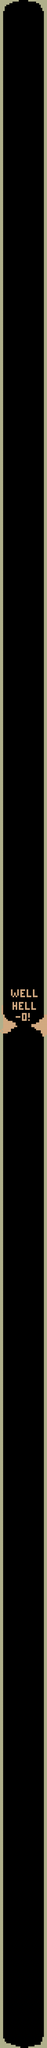

Rendered tile map (Tiled .tmx) drawn with the repository's tilesets; below, a short description and the map source with its tile grids summarised:
An orthogonal 30x1300 tile map with 32x32 px tiles, 1 tile layer (sides), 3 tilesets and 161 objects (polygon).

<map version="1.0" orientation="orthogonal" width="30" height="1300" tilewidth="32" tileheight="32">
 <tileset firstgid="1" source="desert.tsx" />
 <tileset firstgid="49" name="soul2" tilewidth="70" tileheight="122">
  <image source="soul2.png" width="70" height="122" />
 </tileset>
 <tileset firstgid="50" name="soul3" tilewidth="32" tileheight="56">
  <tileoffset x="32" y="56" />
  <image source="soul3.png" width="32" height="56" />
 </tileset>
 <layer name="sides" width="30" height="1300">
  <data>[39000 cells, 5493 non-empty, 2 distinct tile ids]</data>
 </layer>
 <objectgroup name="souls" width="30" height="1300">
  <object gid="50" x="98" y="1282" />
  <object gid="50" x="279" y="2305" />
  <object gid="50" x="221" y="2731" />
  <object gid="50" x="487" y="2892" />
  <object gid="50" x="331" y="3040" />
  <object gid="50" x="355" y="2660" />
  <object gid="50" x="93" y="2482" />
  <object gid="50" x="263" y="440" />
  <object gid="50" x="599" y="647" />
  <object gid="50" x="311" y="878" />
  <object gid="50" x="513" y="1006" />
  <object gid="50" x="754" y="966" />
  <object gid="50" x="649" y="1102" />
  <object gid="50" x="159" y="1154" />
  <object gid="50" x="790" y="3063" />
  <object gid="50" x="795" y="3833" />
  <object gid="50" x="615" y="4323" />
  <object gid="50" x="815" y="3972" />
  <object gid="50" x="812" y="4166" />
  <object gid="50" x="786" y="4418" />
  <object gid="50" x="696" y="4641" />
  <object gid="50" x="103" y="4933" />
  <object gid="50" x="751" y="4992" />
  <object gid="50" x="740" y="6026" />
  <object gid="50" x="94" y="6588" />
  <object gid="50" x="737" y="7239" />
  <object gid="50" x="662" y="7436" />
  <object gid="50" x="621" y="7587" />
  <object gid="50" x="575" y="7786" />
  <object gid="50" x="552" y="7966" />
  <object gid="50" x="552" y="8114" />
  <object gid="50" x="523" y="8287" />
  <object gid="50" x="523" y="8424" />
  <object gid="50" x="534" y="8551" />
  <object gid="50" x="566" y="8676" />
  <object gid="50" x="583" y="8780" />
  <object gid="50" x="595" y="8933" />
  <object gid="50" x="589" y="9156" />
  <object gid="50" x="514" y="9350" />
  <object gid="50" x="436" y="9524" />
  <object gid="50" x="340" y="9640" />
  <object gid="50" x="303" y="10202" />
  <object gid="50" x="184" y="10338" />
  <object gid="50" x="152" y="10480" />
  <object gid="50" x="97" y="10651" />
  <object gid="50" x="713" y="11600" />
  <object gid="50" x="719" y="11783" />
  <object gid="50" x="599" y="11878" />
  <object gid="50" x="473" y="11407" />
  <object gid="50" x="748" y="10777" />
  <object gid="50" x="166" y="12791" />
  <object gid="50" x="612" y="12797" />
  <object gid="50" x="546" y="13749" />
  <object gid="50" x="523" y="14059" />
  <object gid="50" x="502" y="14783" />
  <object gid="50" x="135" y="14966" />
  <object gid="50" x="737" y="15357" />
  <object gid="50" x="667" y="15965" />
  <object gid="50" x="184" y="16553" />
  <object gid="50" x="523" y="17358" />
  <object gid="50" x="181" y="17784" />
  <object gid="50" x="363" y="18044" />
  <object gid="50" x="491" y="18441" />
  <object gid="50" x="372" y="18812" />
  <object gid="50" x="178" y="19249" />
  <object gid="50" x="818" y="19379" />
  <object gid="50" x="776" y="19916" />
  <object gid="50" x="111" y="20541" />
  <object gid="50" x="346" y="21146" />
  <object gid="50" x="175" y="21583" />
  <object gid="50" x="818" y="22956" />
  <object gid="50" x="581" y="22733" />
  <object gid="50" x="801" y="24140" />
  <object gid="50" x="221" y="25574" />
  <object gid="50" x="233" y="25846" />
  <object gid="50" x="395" y="27390" />
  <object gid="50" x="190" y="27028" />
  <object gid="50" x="795" y="26686" />
  <object gid="50" x="407" y="26275" />
  <object gid="50" x="158" y="26457" />
  <object gid="50" x="679" y="28198" />
  <object gid="50" x="381" y="28655" />
  <object gid="50" x="164" y="28351" />
  <object gid="50" x="146" y="29194" />
  <object gid="50" x="641" y="30095" />
  <object gid="50" x="676" y="29930" />
  <object gid="50" x="430" y="30222" />
  <object gid="50" x="143" y="30810" />
  <object gid="50" x="835" y="31490" />
  <object gid="50" x="329" y="31624" />
  <object gid="50" x="80" y="31803" />
  <object gid="50" x="644" y="31800" />
  <object gid="50" x="662" y="31097" />
  <object gid="50" x="401" y="30677" />
  <object gid="50" x="135" y="30274" />
  <object gid="50" x="337" y="33080" />
  <object gid="50" x="744" y="32551" />
  <object gid="50" x="587" y="32921" />
  <object gid="50" x="138" y="33284" />
  <object gid="50" x="292" y="33509" />
  <object gid="50" x="491" y="33661" />
  <object gid="50" x="736" y="33932" />
  <object gid="50" x="761" y="34438" />
  <object gid="50" x="751" y="34210" />
  <object gid="50" x="121" y="34354" />
  <object gid="50" x="207" y="34639" />
  <object gid="50" x="483" y="34883" />
  <object gid="50" x="647" y="35235" />
  <object gid="50" x="399" y="36509" />
  <object gid="50" x="528" y="36596" />
  <object gid="50" x="717" y="36733" />
  <object gid="50" x="791" y="36894" />
  <object gid="50" x="719" y="37088" />
  <object gid="50" x="615" y="37252" />
  <object gid="50" x="533" y="37473" />
  <object gid="50" x="478" y="37681" />
  <object gid="50" x="466" y="37818" />
  <object gid="50" x="463" y="37937" />
  <object gid="50" x="476" y="38071" />
  <object gid="50" x="573" y="38188" />
  <object gid="50" x="587" y="38344" />
  <object gid="50" x="635" y="38461" />
  <object gid="50" x="682" y="38675" />
  <object gid="50" x="652" y="38563" />
  <object gid="50" x="702" y="38836" />
  <object gid="50" x="677" y="38983" />
  <object gid="50" x="620" y="39117" />
  <object gid="50" x="585" y="39199" />
  <object gid="50" x="543" y="39266" />
  <object gid="50" x="505" y="39372" />
  <object gid="50" x="545" y="39469" />
  <object gid="50" x="610" y="39618" />
  <object gid="50" x="659" y="39765" />
  <object gid="50" x="682" y="39894" />
  <object gid="50" x="669" y="40006" />
  <object gid="50" x="289" y="39281" />
  <object gid="50" x="617" y="40117" />
  <object gid="50" x="491" y="40207" />
  <object gid="50" x="352" y="40326" />
  <object gid="50" x="220" y="40577" />
  <object gid="50" x="245" y="40795" />
  <object gid="50" x="347" y="41044" />
  <object gid="50" x="553" y="41136" />
  <object gid="50" x="744" y="41158" />
  <object gid="50" x="736" y="41337" />
  <object gid="50" x="612" y="41436" />
  <object gid="50" x="414" y="41431" />
  <object gid="50" x="235" y="41277" />
  <object gid="50" x="158" y="41078" />
  <object gid="50" x="272" y="40443" />
  <object gid="50" x="756" y="36330" />
  <object gid="50" x="294" y="37003" />
  <object gid="50" x="230" y="9776" />
  <object gid="50" x="606" y="22304" />
  <object gid="50" x="623" y="22410" />
  <object gid="50" x="619" y="22530" />
  <object gid="50" x="596" y="22636" />
 </objectgroup>
 <objectgroup name="polygons" width="30" height="1300">
  <object name="polygon" type="polygon" x="526" y="1261">
   <properties>
    <property name="polygon" value="" />
   </properties>
   <polygon points="0,0 -89,138 115,138 369,-107" />
  </object>
  <object x="64" y="1380">
   <polygon points="0,0 720,812 -4,820" />
  </object>
  <object x="780" y="2208">
   <polygon points="0,0 -24,156 -136,280 -204,416 -344,464 -464,564 -576,544 -712,556 -716,-12" />
  </object>
  <object x="897" y="1601">
   <polyline points="0,0 -63,31 -126,93 -128,123 -147,155 -129,190 -96,223 -62,223 -32,194 -1,193" />
  </object>
 </objectgroup>
</map>
